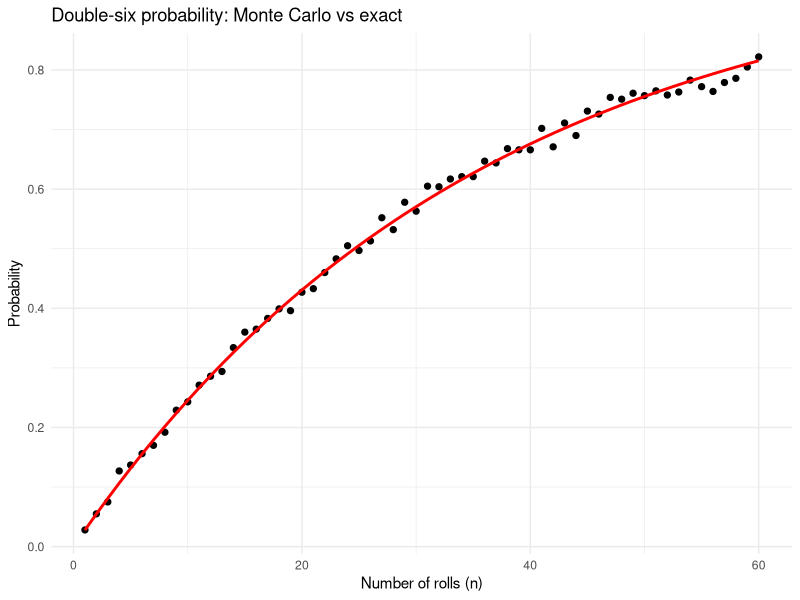
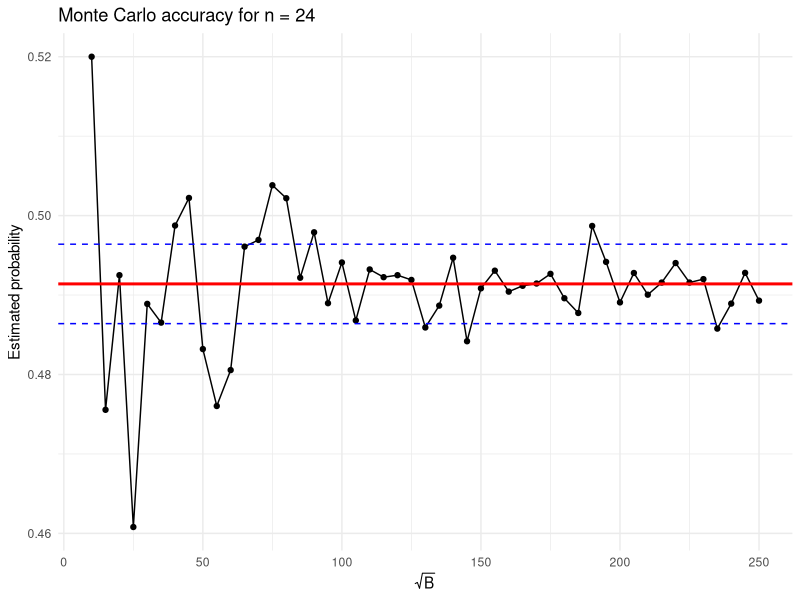
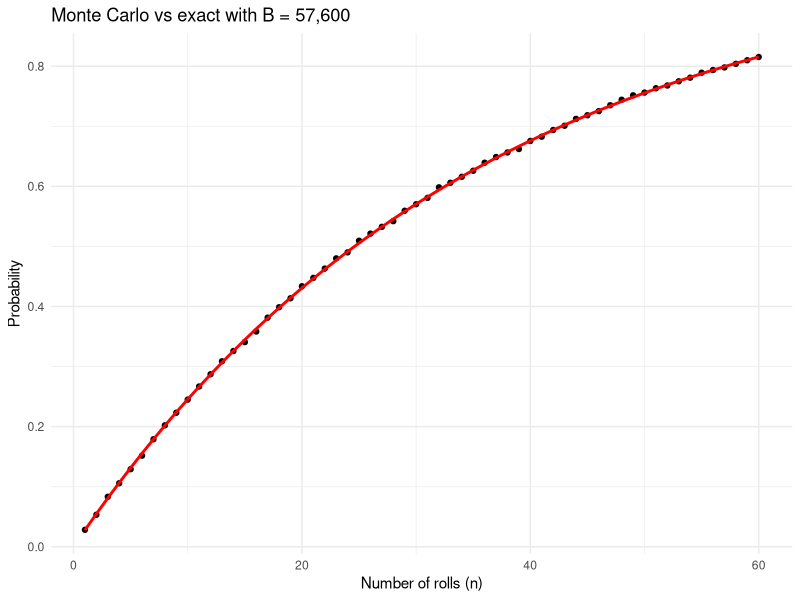
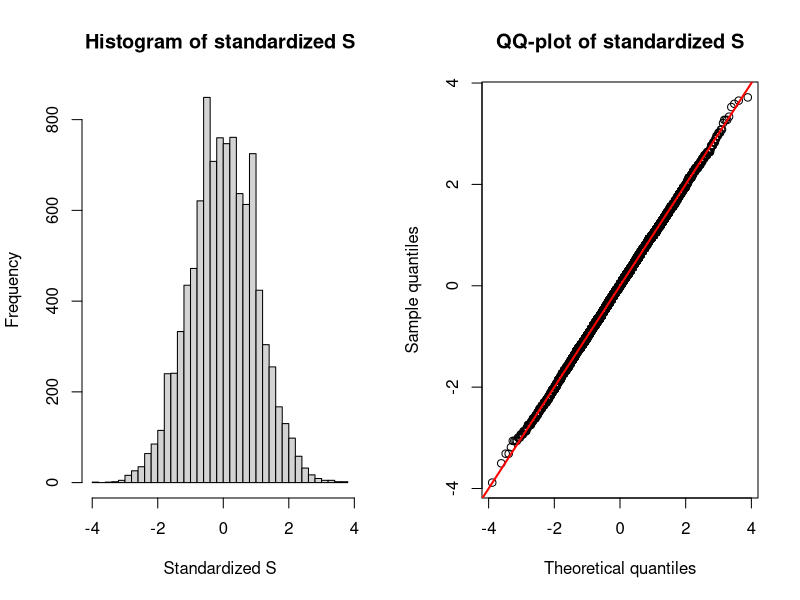

R code for these plots, in order:
## ---- chunk 1
library(tidyverse)

theme_set(theme_minimal())
options(digits = 4)

# Event: in n rolls of two fair dice, do we see at least one double-six?
double_six <- function(n){
  die1 <- sample(1:6, n, replace = TRUE)
  die2 <- sample(1:6, n, replace = TRUE)
  any(die1 == 6 & die2 == 6)
}

# Exact probability of at least one double-six in n rolls.
exact_prob <- function(n){
  1 - (35/36)^n
}

# Faster Monte Carlo for the double-six event.
# Each roll of two dice is one of 36 equally likely outcomes,
# and one of those outcomes is a double-six.
mc_prob_fast <- function(n, B = 1000){
  sims <- matrix(sample.int(36, n * B, replace = TRUE), nrow = B) #B by n
  mean(rowSums(sims == 36) > 0) # proportion of simulations where each has at least one 36. 
}

# Casino profit from one $1 bet on red:
# -1 if the player wins (ball lands on red), +1 otherwise.
simulate_X <- function(n = 1){
  sample(c(-1, 1), size = n, replace = TRUE, prob = c(18/38, 20/38))
}

# Total casino profit S from n independent $1 bets on red.
# If W is the number of casino wins among n bets, then total profit S = W-(n-W) = 2W - n.
simulate_S <- function(n, B = 10000){
  2 * rbinom(B, size = n, prob = 20/38) - n # rbinom(B, n, 20/38): generate B values of W
}

## ---- chunk 2
set.seed(1)
S <- simulate_S(1000, B = 10000)
mean(S < 0)     # estimated probability casino loses money
mean(S)         # estimated expected profit
sd(S)           # estimated standard error of S
## ---- chunk 3
double_six
## ---- chunk 4
set.seed(2026)
B <- 10^3
n <- 24
prob_est_24 <- mean(replicate(B, double_six(n)))
prob_est_24
## ---- chunk 5
set.seed(1997)
compute_prob <- function(n, B = 10^3){
  mean(replicate(B, double_six(n)))
}

n_vals <- 1:60
mc_probs <- sapply(n_vals, compute_prob) # sapply(X, FUN) applies FUN to each element of X; lapply returns a list
n_50 <- min(n_vals[mc_probs > 0.5])
n_50
## ---- chunk 6
plot_df <- tibble(
  n = n_vals,
  monte_carlo = mc_probs,
  exact = exact_prob(n_vals)
)

ggplot(plot_df, aes(n, monte_carlo)) + # ggplot sets the global aes(x=, y=)
  geom_point(size = 1.8) +
  geom_line(aes(y = exact), color = "red", linewidth = 1) + #overide y locally
  labs(
    title = "Double-six probability: Monte Carlo vs exact",
    x = "Number of rolls (n)",
    y = "Probability"
  )
## ---- chunk 7
set.seed(1998)
B_seq <- seq(10, 250, 5)^2
n <- 24
exact_p24 <- exact_prob(n)
est_probs_q5 <- sapply(B_seq, function(b) mc_prob_fast(n, b))

within_band <- abs(est_probs_q5 - exact_p24) <= 0.005
threshold_candidates <- which(vapply(seq_along(est_probs_q5), function(i) {
  all(within_band[i:length(within_band)]) # check for each index i to the end, whether all remaining values are true
}, logical(1))) #vapply is safer than sapply, it rquires to speicfy the output type. logical(1): each funcition must return exactly one logical value. 
threshold_index <- if (length(threshold_candidates) == 0) length(B_seq) else threshold_candidates[1]
# if no such index, use the lat one, otherwise use the first valid threshold

sqrt_B_threshold <- sqrt(B_seq[threshold_index]) # find the first value of  sqrt(B) after which the MC estimates stays within the desired error band

q5_df <- tibble(
  sqrt_B = sqrt(B_seq),
  estimate = est_probs_q5
)

ggplot(q5_df, aes(sqrt_B, estimate)) +
  geom_point() +
  geom_line() +
  geom_hline(yintercept = exact_p24, color = "red", linewidth = 1) +
  geom_hline(yintercept = exact_p24 + 0.005, linetype = 2, color = "blue") +
  geom_hline(yintercept = exact_p24 - 0.005, linetype = 2, color = "blue") +
  labs(
    title = "Monte Carlo accuracy for n = 24",
    x = expression(sqrt(B)),
    y = "Estimated probability"
  )
## ---- chunk 8
set.seed(1999)
B_star <- max(40000, B_seq[threshold_index])
n_vals <- 1:60
mc_probs_better <- sapply(n_vals, function(n) mc_prob_fast(n, B_star))

plot_df_better <- tibble(
  n = n_vals,
  monte_carlo = mc_probs_better,
  exact = exact_prob(n_vals)
)

ggplot(plot_df_better, aes(n, monte_carlo)) +
  geom_point(size = 1.5) +
  geom_line(aes(y = exact), color = "red", linewidth = 1) +
  labs(
    title = paste("Monte Carlo vs exact with B =", format(B_star, big.mark = ",")),
    x = "Number of rolls (n)",
    y = "Probability"
  )
## ---- chunk 9
set.seed(2030)
X <- simulate_X(10)
X
## ---- chunk 10
sample(c(-1, 1), size = 1, replace = TRUE, prob = c(18/38, 20/38))
## ---- chunk 11
set.seed(2031)
n <- 1000
B <- 10^4
S <- simulate_S(n, B)
prob_lose_mc <- mean(S < 0)
prob_lose_mc
## ---- chunk 12
expected_S <- n / 19
mc_mean_S <- mean(S)
c(expected_S = expected_S, monte_carlo_mean = mc_mean_S)
## ---- chunk 13
se_S <- 600 / 19
mc_sd_S <- sd(S)
c(theoretical_se = se_S, monte_carlo_sd = mc_sd_S)
## ---- chunk 14
S_std <- (S - expected_S) / se_S

tmp_par <- par(mfrow = c(1, 2)) # next plots are arranged in a 1 row by 2 columns layout, and saves the preivous graphics seetings in tmp_par which can be restored by using par(tmp_par)

hist(
  S_std,
  breaks = 30,
  main = "Histogram of standardized S",
  xlab = "Standardized S"
)

qq_df <- data.frame(
  theoretical = qnorm(ppoints(length(S_std))),
  sample = sort(S_std)
)
plot(qq_df$theoretical, qq_df$sample,
     main = "QQ-plot of standardized S",
     xlab = "Theoretical quantiles",
     ylab = "Sample quantiles")
abline(0, 1, col = "red", lwd = 2) # line y=x, intercept=0, slope=1

par(tmp_par) #restore the preivous plotting setting
## ---- chunk 15
clt_prob <- pnorm(0, mean = expected_S, sd = se_S)
clt_prob_cc <- pnorm(-1, mean = expected_S, sd = se_S)  # continuity correction. S=2W-n, taking on even values, P(S<0)=P(S<=-2) \approx P(Y\le -1) where Y is a normal approximation. use -1 because the boundary between the included value -2 and the excluded value 0 is -1. 
c(monte_carlo = prob_lose_mc, clt = clt_prob, clt_continuity_corrected = clt_prob_cc)
## ---- chunk 16
n_star <- ceiling((6 * sqrt(10) * qnorm(0.99))^2)
n_star
## ---- chunk 17
set.seed(2032)
B_check <- 10^5
prob_n_star <- mean(simulate_S(n_star, B_check) < 0)
prob_prev <- mean(simulate_S(n_star - 1, B_check) < 0)

c(
  `n_star - 1` = prob_prev,
  n_star = prob_n_star
)
